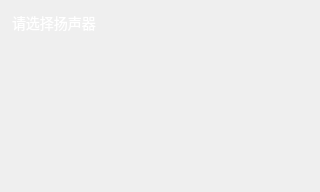
<?xml version="1.0" encoding="UTF-8"?>
<ui version="4.0">
 <class>NEDeviceListWidget</class>
 <widget class="QWidget" name="NEDeviceListWidget">
  <property name="geometry">
   <rect>
    <x>0</x>
    <y>0</y>
    <width>320</width>
    <height>192</height>
   </rect>
  </property>
  <property name="minimumSize">
   <size>
    <width>320</width>
    <height>0</height>
   </size>
  </property>
  <property name="maximumSize">
   <size>
    <width>320</width>
    <height>16777215</height>
   </size>
  </property>
  <property name="windowTitle">
   <string>Form</string>
  </property>
  <property name="styleSheet">
   <string notr="true">QWidget#NEDeviceListWidget{
background-color: qlineargradient(x1:0, y1:0, x2:0, y2:1,
stop:0 #33333f,stop:1 #292933);

} </string>
  </property>
  <layout class="QVBoxLayout" name="verticalLayout">
   <property name="spacing">
    <number>10</number>
   </property>
   <property name="leftMargin">
    <number>0</number>
   </property>
   <property name="topMargin">
    <number>0</number>
   </property>
   <property name="rightMargin">
    <number>0</number>
   </property>
   <property name="bottomMargin">
    <number>0</number>
   </property>
   <item>
    <layout class="QHBoxLayout" name="horizontalLayout">
     <property name="spacing">
      <number>0</number>
     </property>
     <property name="leftMargin">
      <number>12</number>
     </property>
     <property name="topMargin">
      <number>12</number>
     </property>
     <item>
      <widget class="QLabel" name="label">
       <property name="styleSheet">
        <string notr="true">QLabel#label{
font-family: PingFangSC-Regular;
font-size: 14px;
color: #FFFFFF;
}

</string>
       </property>
       <property name="text">
        <string>请选择扬声器</string>
       </property>
      </widget>
     </item>
     <item>
      <spacer name="horizontalSpacer">
       <property name="orientation">
        <enum>Qt::Horizontal</enum>
       </property>
       <property name="sizeHint" stdset="0">
        <size>
         <width>40</width>
         <height>20</height>
        </size>
       </property>
      </spacer>
     </item>
    </layout>
   </item>
   <item>
    <widget class="QListWidget" name="listWidget">
     <property name="minimumSize">
      <size>
       <width>320</width>
       <height>0</height>
      </size>
     </property>
     <property name="maximumSize">
      <size>
       <width>320</width>
       <height>16777215</height>
      </size>
     </property>
     <property name="focusPolicy">
      <enum>Qt::StrongFocus</enum>
     </property>
     <property name="styleSheet">
      <string notr="true">QListWidget#listWidget{
	background-color: transparent;
	outline:0px;
	padding: 0px;
}

QListWidget::Item{
	min-width: 320;
	min-height: 32;
	max-width: 320;
	max-height: 32;
	padding-left: 0px;

	background-color: transparent;
}

QListWidget::Item:hover{

	background-color: #212129;
}

</string>
     </property>
     <property name="frameShape">
      <enum>QFrame::NoFrame</enum>
     </property>
     <property name="lineWidth">
      <number>0</number>
     </property>
     <property name="verticalScrollBarPolicy">
      <enum>Qt::ScrollBarAlwaysOff</enum>
     </property>
     <property name="horizontalScrollBarPolicy">
      <enum>Qt::ScrollBarAlwaysOff</enum>
     </property>
    </widget>
   </item>
  </layout>
 </widget>
 <resources/>
 <connections/>
</ui>
